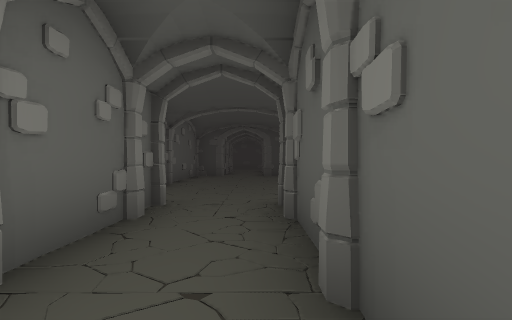
[1] (above)

15 first-person views from a walk through a Unity game level. The camera is 1.3 m above the floor, looks level and sees 80° across. The floor is counted in squares, 2 m on a side. Each view is taken from the middle of a square. On the plan, view 1 faces up. The plan holds only what a view shows up to about 10 squares ahead; the rest is blank. The player character is not drawn. Some surface patterns are stand-ins.

[2]
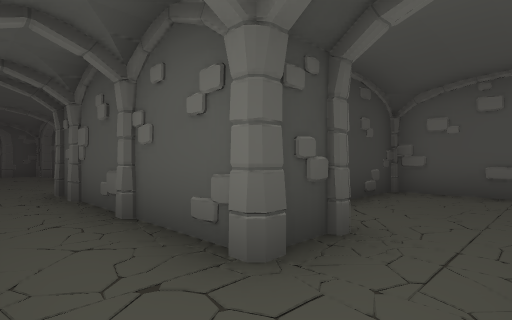

[3]
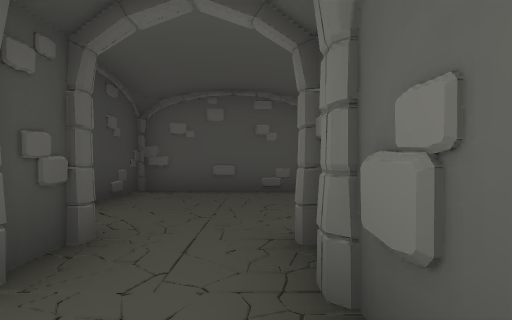

[4]
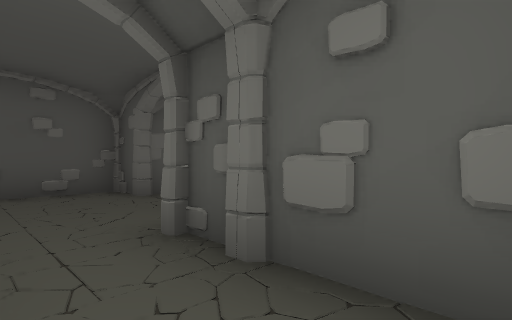

[5]
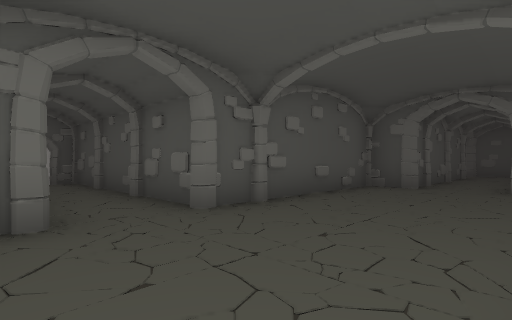

[6]
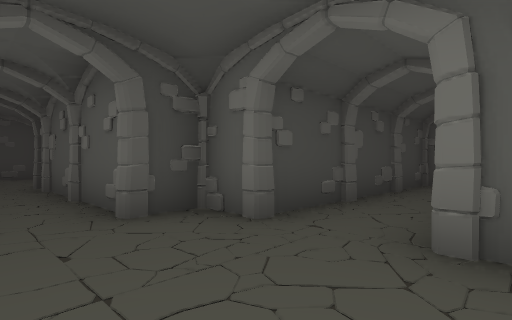

[7]
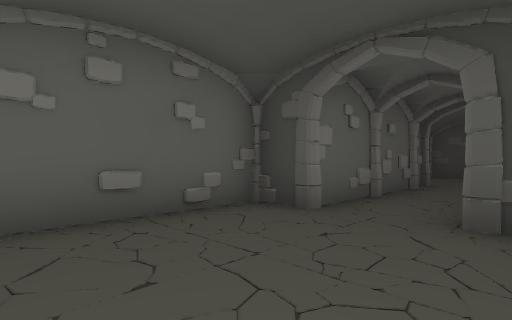

[8]
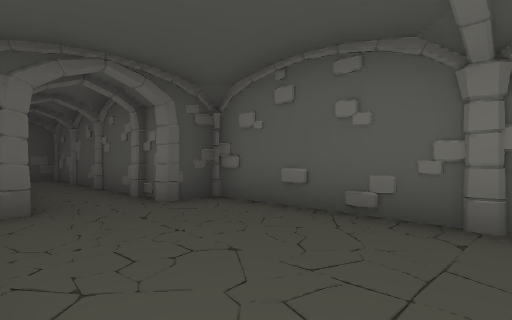

[9]
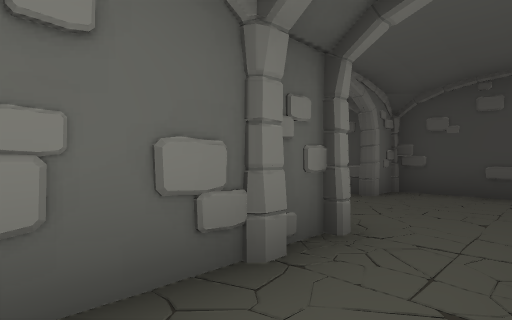

[10]
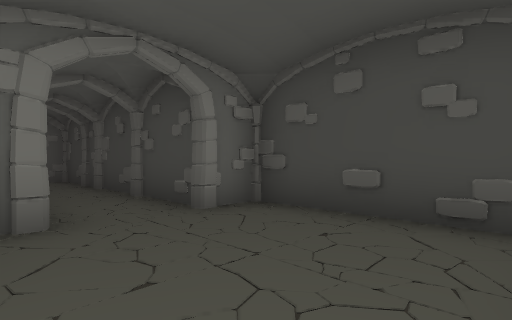

[11]
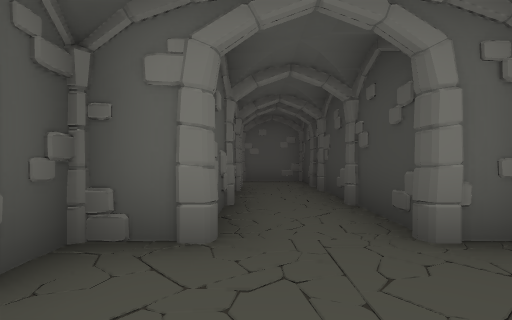

[12]
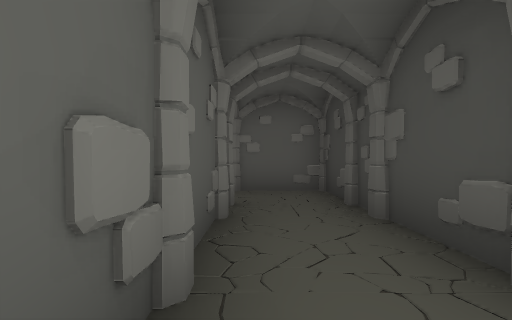

[13]
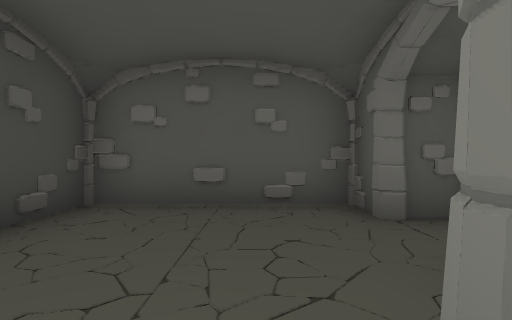

[14]
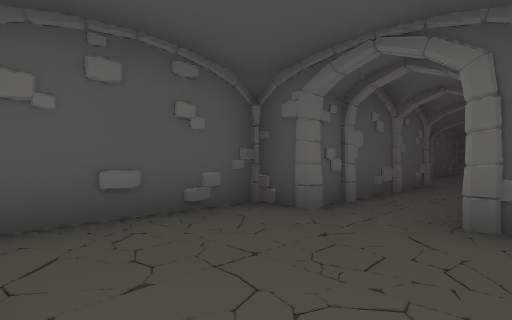

[15]
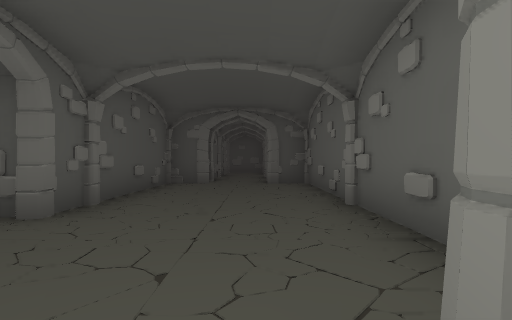

### Floor plan
Points are (right, up) in squares from view 1. A wall is a line through its corners. A room is listed if a view was taken in it or the views show most of it. See-through windows are left out.
Room 1 (views 1, 2, 3, 4)
walls: (0.5, 0.4) (0.5, 3.5); (-0.9, -2.4) (0.2, -2.5); (-1.2, -2.6) (-0.1, -2.4); (4.4, -3.5) (5.4, -3.5) (5.4, 0.2) (5.2, 0.4) (3.4, 0.4); (-1.4, 4.6) (-1.4, -2.4) (0.5, -2.4)
ways out: opening at (-0.5, 5) to room 2; opening at (3.5, -4.5)
objects: other object (0, 4)
Room 2 (views 5, 6, 7, 8, 15)
walls: (1.3, 8.5) (1.4, 9.1); (1.4, 8.1) (1.3, 8.6) (1.5, 8.8); (1.4, 12.3) (1, 12.4); (-2.3, 8.5) (-2.5, 7.4); (-2.4, 8.9) (-2.3, 8.4) (-2.6, 8.1); (-2.4, 8.6) (-2.3, 8); (1.4, 12.4) (0.4, 12.4) (0.2, 12.8); (0.5, 12.4) (0.5, 13.6); (0.4, 4.6) (1.4, 4.6) (1.4, 9.6) (7.4, 9.6) (7.4, 11.4) (1.4, 11.4) (1.4, 12.5) (0.4, 12.4); (-1.4, 13.4) (-1.4, 12.4) (-2.4, 12.4) (-2.4, 4.7) (-1.9, 4.6); (-2.4, 4.6) (-1.4, 4.6)
low walls: (1.5, 8.8) (1.4, 9.6)
ways out: opening at (-0.5, 5) to room 1; opening at (-1, 13) to room 3
objects: other object (2, 10) to (3, 10); other object (5, 10); other object (6, 10)
Room 3 (views 9, 10, 11, 14)
walls: (-2.2, 17.6) (-1.4, 17.6) (-1.4, 13.4); (-2.4, 17.8) (-2.3, 17.6) (-1.9, 17.6); (0.4, 17.6) (1.3, 17.6) (1.5, 18.6); (-2.4, 18.6) (-2.4, 17.5) (-1.4, 17.6); (-1.5, 16.2) (-1.3, 14.2); (-1.3, 16.1) (-1.5, 15); (1.2, 17.7) (1.6, 18); (1.4, 17.6) (1.4, 21.5); (-2.4, 21.3) (-2.4, 20.5); (-2.1, 21.6) (-2.3, 21.4) (-2.4, 20.9); (1.4, 21.2) (1.2, 21.5) (0.5, 21.3); (1.4, 21.3) (0.4, 21.5); (1.4, 21.4) (-2.3, 21.4) (-2.3, 21.4); (0.5, 13.6) (0.5, 16.5)
ways out: opening at (-1, 13) to room 2; opening at (-3, 19) to room 4
objects: other object (0, 17)
Room 4 (views 12, 13)
walls: (-6.5, 18.6) (-2.4, 18.6); (-6.1, 20.6) (-6.5, 20.3); (-4.1, 18.6) (-3.6, 18.6); (-9.3, 20.5) (-9.6, 20.1); (-2.4, 20.5) (-9.3, 20.5) (-9.4, 20.3) (-9.4, 18.6)
low walls: (-4.7, 20.4) (-5.3, 20.4)
ways out: opening at (-3, 19) to room 3
objects: other object (-7, 20)

Positions as (right, up) in squares from view 1, and headings:
1: (0, 0), facing up
2: (-1, -2), facing up-right
3: (-1, -2), facing right
4: (-1, -1), facing down-right
5: (-2, 12), facing down-right
6: (-1, 9), facing up-right
7: (1, 9), facing up-left
8: (1, 9), facing down-left
9: (0, 15), facing up-left
10: (1, 18), facing up-left
11: (0, 19), facing left
12: (-3, 19), facing left
13: (-3, 19), facing right
14: (-2, 21), facing down-right
15: (-1, 13), facing down
